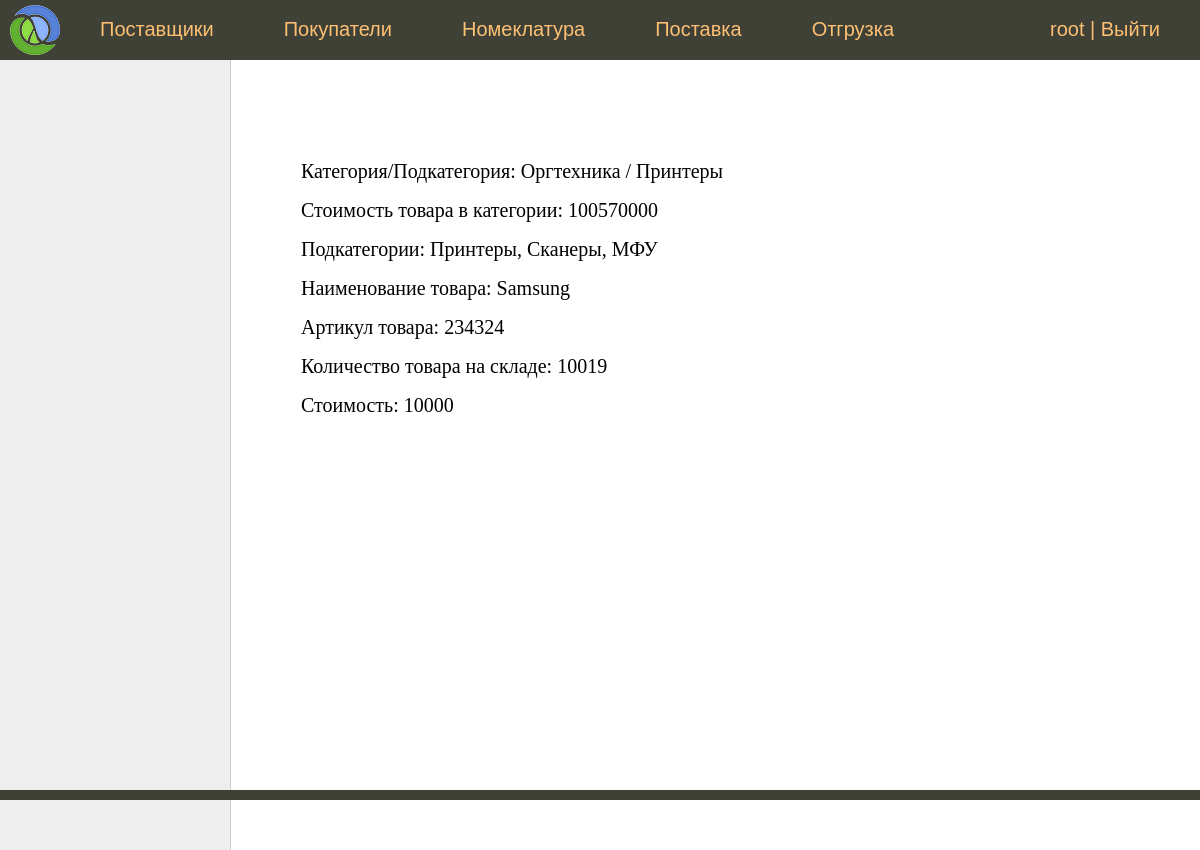
Page /nomenclature/1/ (signed in) on the earlier database version.
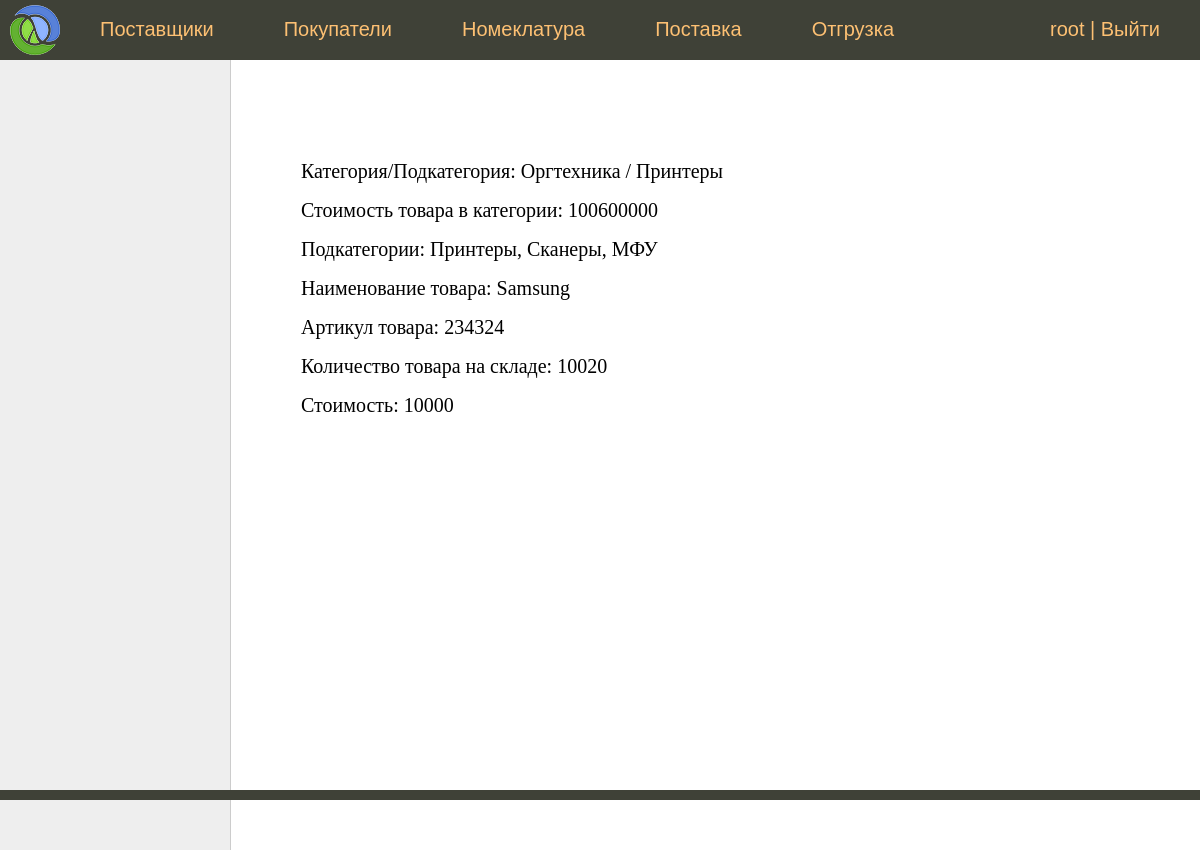
Same page on the later database version.
### sklad/models.py (models this page shows, shortened)
class Store(models.Model):
    nomenclature = models.ForeignKey(
        Nomenclature,
        on_delete=models.CASCADE,
        verbose_name='Номенклатура'
    )
    amount = models.IntegerField(
        'Количество',
        default=0
    )
    class Meta:
        verbose_name = 'Склад'
        verbose_name_plural = 'Склад'

### sklad/views.py (the view)
# urls.py: path('nomenclature/<int:pk>/', NomenclatureView.as_view(), name='nomenclature'),
class NomenclatureView(SuperUserRequiredMixin, DataMixin, DetailView):
    model = Nomenclature
    template_name = 'sklad/nomenclature.html'
    context_object_name = 'nomenclature'
    def get_context_data(self, *, object_list=None, **kwargs):
        context = super().get_context_data(**kwargs)
        c_def = self.get_user_context(title="")
        context = dict(list(context.items()) + list(c_def.items()))
        subcategories = SubCategory.objects.filter(
            category=self.object.subcategory.category)
        context['subcategories'] = subcategories
        context['store'], _ = Store.objects.get_or_create(
            nomenclature=self.object)
        nomenclatures = Nomenclature.objects.filter(
            subcategory__in=subcategories)
        context['total_category'] = Store.objects.filter(
            nomenclature__in=nomenclatures).aggregate(
            sum=Sum(F('nomenclature__price') * F('amount'))).get('sum')
        return context

### sklad/mixin.py (called while the page is built)
    def dispatch(self, request, *args, **kwargs):
        if not request.user.is_superuser:
            return self.handle_no_permission()
        return super().dispatch(request, *args, **kwargs)

    def get_user_context(self, **kwargs):
        context = kwargs
        if self.request.user.is_superuser:
            context['menu'] = menu
        return context

### sklad/models.py (called while the page is built)
    def __str__(self):
        return self.name

    def __str__(self):
        return self.name

### sklad/templates/sklad/nomenclature.html
{% extends 'sklad/base.html' %}
{% block content %}
    <p>Категория/Подкатегория: {{ nomenclature.subcategory.category }} / {{ nomenclature.subcategory }} </p>
    <p>Стоимость товара в категории: {{ total_category }}</p>
    <p>Подкатегории:
        {% for subcategory in subcategories %}
            {% if forloop.last %}
                {{ subcategory }}
            {% else %}
                {{ subcategory }},
            {% endif %}
        {% endfor %}
    </p>
    <p>Наименование товара: {{nomenclature.name}}</p>
    <p>Артикул товара: {{nomenclature.article}}</p>
    <p>Количество товара на складе: {{store.amount}}</p>
    <p>Стоимость: {{nomenclature.price}}</p>
{% endblock %}

Differences in the rows shown:
changed Store: amount "10019" → "10020"
Other differences:
{{ total_category }}: "100570000" → "100600000"
